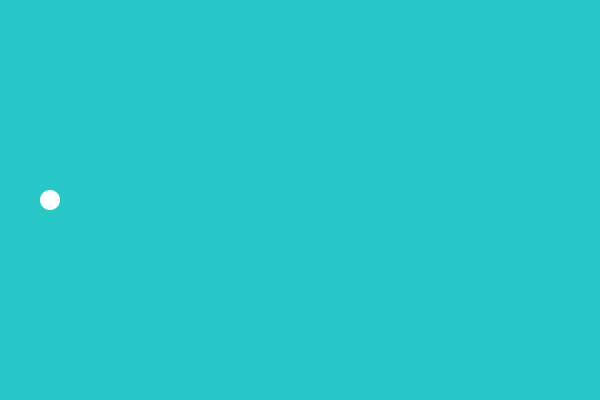
Frame 1 (no input)
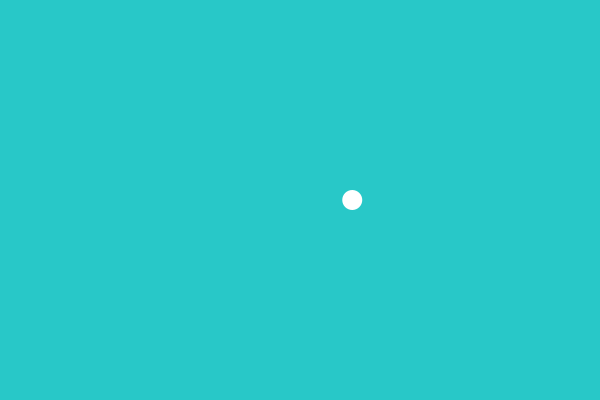
Frame 60 (the mouse pressed at the canvas centre just before this capture)
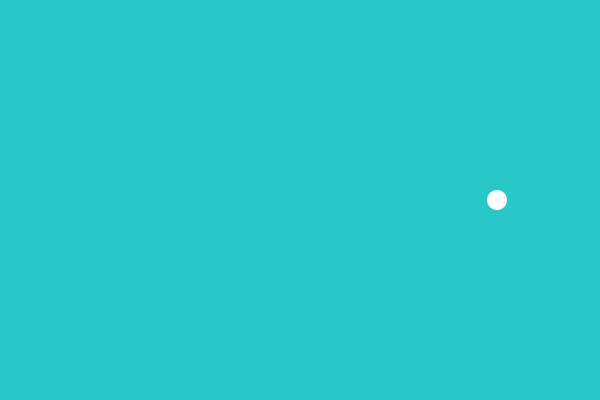
Frame 120 (the mouse held since frame 60 and released just before this capture)

The Processing sketch that drew these frames (run headless with seeded random() and noise(); from frame 60 on, the mouse is pressed at the canvas centre):

// Processing sketch: Circle_Quiz_time
// ── Circle_Quiz_time.pde
float circ_x, circ_y;
float leftSide = 50;
float rightSide = 550;
float totalTime = 4;
float distance = rightSide - leftSide;
float scaler = 0; 
void setup() {
  size(600, 400);
  circ_x = leftSide;
  circ_y = height*.5;
  noStroke();
  totalTime *= 1000;
}
void draw() {
  background(40, 200, 200);
  ellipse(circ_x, circ_y, 20, 20);
  
  float currentTime = millis()%totalTime;
  if(currentTime > totalTime/2) {
    currentTime = totalTime - currentTime;
  }
  scaler = currentTime/(totalTime/2);
  
  circ_x = leftSide + distance * scaler;
}
